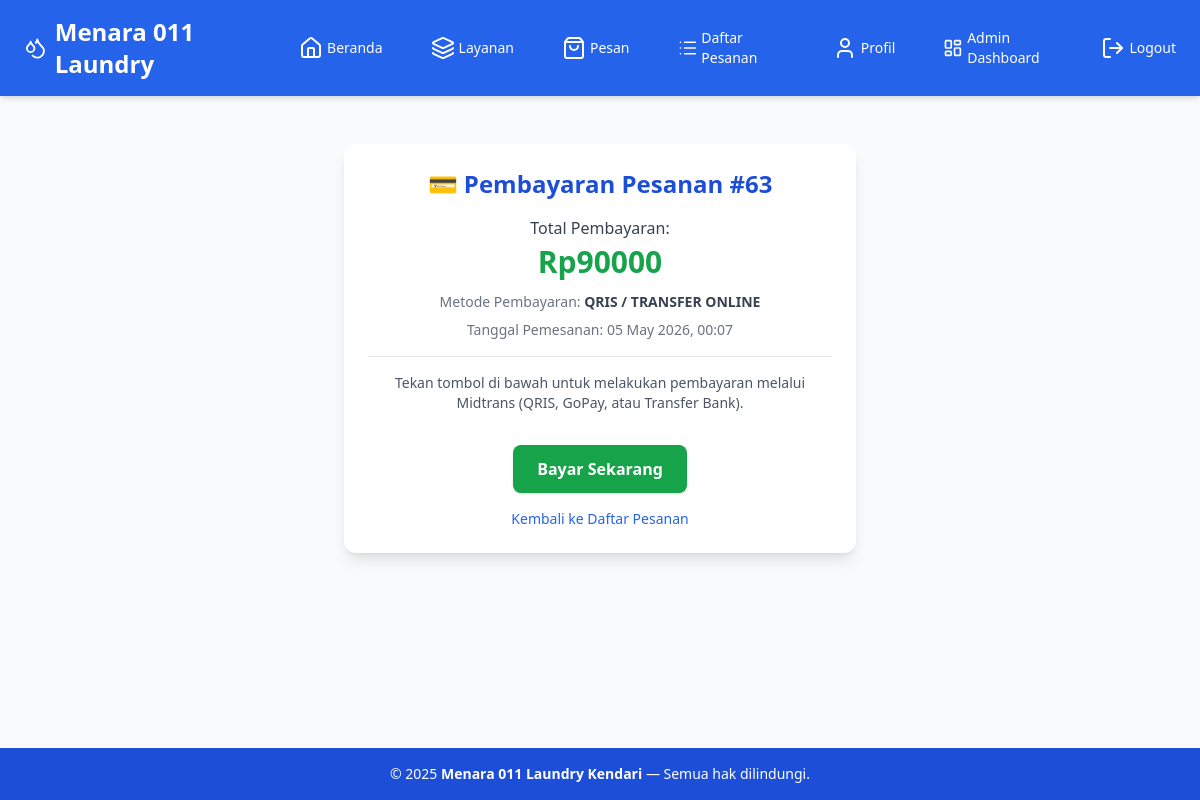
The app's page /order/payment/63/ (signed in) with its own data.
### orders/models.py (models this page shows, shortened)
class Order(models.Model):
    ORDER_STATUS_CHOICES = [
        ('pending', 'Pending'),
        ('picked_up', 'Diambil'),
        ('processing', 'Diproses'),
        ('ready', 'Siap Diantar'),
        ('delivered', 'Selesai'),
        ('cancelled', 'Dibatalkan'),
    ]
    PAYMENT_STATUS_CHOICES = [
        ('unpaid', 'Belum Dibayar'),
        ('paid', 'Dibayar'),
    ]
    PAYMENT_CHOICES = [
        ('cod', 'Bayar di Tempat (COD/Tunai)'),
        ('qris', 'QRIS / Transfer Online'),
    ]
    PICKUP_METHOD_CHOICES = [
        ('pickup', 'Dijemput Kurir'),
        ('dropoff', 'Antar Sendiri'),
    ]
    DELIVERY_METHOD_CHOICES = [
        ('delivery', 'Diantar Kurir'),
        ('pickup', 'Ambil Sendiri'),
    ]
    customer = models.ForeignKey(
        settings.AUTH_USER_MODEL,
        on_delete=models.CASCADE,
        related_name='orders'
    )
    service = models.ForeignKey(Service, on_delete=models.PROTECT, null=True, blank=True)
    notified_customer = models.BooleanField(default=False)
    weight = models.DecimalField(max_digits=6, decimal_places=2, null=True, blank=True)
    price_total = models.DecimalField(max_digits=12, decimal_places=2)
    discount_percent = models.DecimalField(max_digits=5, decimal_places=2, null=True, blank=True)
    discount_amount = models.DecimalField(max_digits=12, decimal_places=2, default=0, help_text="Nominal diskon yang didapat")
    pickup_address = models.TextField()
    latitude = models.FloatField()
    longitude = models.FloatField()
    scheduled_pickup = models.DateTimeField()
    estimated_completion = models.DateTimeField(
        null=True,
        blank=True,
        verbose_name="Estimasi Selesai"
    )
    pickup_method = models.CharField(
        max_length=20,
        choices=PICKUP_METHOD_CHOICES,
        default='pickup',
        help_text="Apakah laundry dijemput kurir atau diantar sendiri?"
    )
    delivery_method = models.CharField(
        max_length=20,
        choices=DELIVERY_METHOD_CHOICES,
        default='delivery',
        help_text="Apakah hasil laundry diantar kurir atau diambil sendiri?"
    )
    shipping_cost = models.DecimalField(
        max_digits=12,
        decimal_places=2,
        default=0,
        help_text="Total biaya pengiriman (bisa 1x atau 2x ongkir)"
    )
    order_status = models.CharField(max_length=20, choices=ORDER_STATUS_CHOICES, default='pending')
    payment_status = models.CharField(max_length=20, choices=PAYMENT_STATUS_CHOICES, default='unpaid')
    payment_method = models.CharField(max_length=10, choices=PAYMENT_CHOICES, default='cod')
    snap_token = models.CharField(max_length=255, blank=True, null=True)
    transaction_id = models.CharField(max_length=100, blank=True, null=True)
    created_at = models.DateTimeField(auto_now_add=True)
    updated_at = models.DateTimeField(auto_now=True)
    assigned_courier = models.ForeignKey(
        settings.AUTH_USER_MODEL,
        on_delete=models.SET_NULL,
        null=True,
        blank=True,
        related_name='assigned_orders'
    )
    cart_data = models.JSONField(null=True, blank=True, default=dict)

### orders/views.py (the view)
# urls.py: path("payment/<int:order_id>/", views.payment, name="payment"),
@login_required
def payment(request, order_id):
    if request.user.is_staff:
        order = get_object_or_404(Order, id=order_id)
    else:
        order = get_object_or_404(Order, id=order_id, customer=request.user)
    if order.order_status != 'picked_up':
        messages.success(request, "Pesanan berhasil di buat. Tunggu status di ambil untuk melakukan pembayaran.")
        return redirect('orders:order_list')
    if not order.snap_token:
        messages.error(request, "Token pembayaran tidak ditemukan.")
        return redirect('orders:order_list')
    context = {
        'order': order,
        'snap_token': order.snap_token,
        'client_key': settings.MIDTRANS.get('CLIENT_KEY', ''),
    }
    return render(request, 'orders/payment.html', context)

### orders/templates/orders/payment.html (shortened to what this page needs)
{% extends 'base.html' %}
{% load static %}
{% block content %}
<div class="max-w-lg mx-auto bg-white p-6 rounded-xl shadow-lg mt-12 text-center">
  <h2 class="text-2xl font-bold mb-3 text-blue-700">💳 Pembayaran Pesanan #{{ order.id }}</h2>
  <div class="my-4">
    <p class="text-gray-700">Total Pembayaran:</p>
    <h3 class="text-3xl font-bold text-green-600 mt-1 mb-3">
      Rp{{ order.price_total|floatformat:0 }}
    </h3>
    <p class="text-sm text-gray-500 mb-2">
      Metode Pembayaran:
      <span class="font-semibold text-gray-700 uppercase">{{ order.get_payment_method_display }}</span>
    </p>
    <p class="text-sm text-gray-500">
      Tanggal Pemesanan: {{ order.created_at|date:"d M Y, H:i" }}
    </p>
  </div>
  <hr class="my-4">
  <p class="text-gray-600 text-sm mb-5">
    Tekan tombol di bawah untuk melakukan pembayaran melalui Midtrans (QRIS, GoPay, atau Transfer Bank).
  </p>
  <button id="pay-button"
          class="mt-3 bg-green-600 text-white font-semibold px-6 py-3 rounded-lg shadow hover:bg-green-700 transition-all duration-200">
    Bayar Sekarang
  </button>
  <a href="{% url 'orders:order_list' %}"
     class="block mt-4 text-sm text-blue-600 hover:underline">
    Kembali ke Daftar Pesanan
  </a>
</div>
{% endblock %}

### records on screen
Order: id "63", price_total "90000", payment_method "QRIS / TRANSFER ONLINE", created_at "05 May 2026, 00:07"
